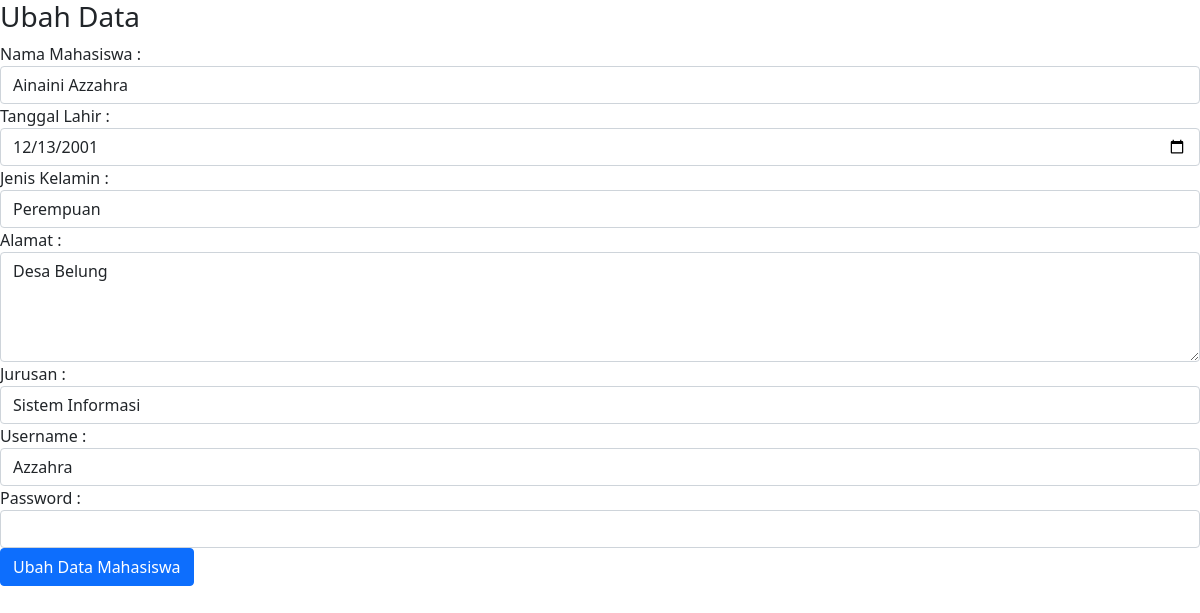
The app's page /ubah_mahasiswa.php with its own data.
### tables this page shows
CREATE TABLE `mahasiswa` (
  `id_mhs` int(11) NOT NULL,
  `nama` varchar(100) NOT NULL,
  `tanggal_lahir` date NOT NULL,
  `jenis_kelamin` enum('L','P') NOT NULL,
  `alamat` text NOT NULL,
  `username` varchar(255) DEFAULT NULL,
  `password` varchar(255) DEFAULT NULL,
  `id_jurusan` int(11) NOT NULL
);

### ubah_mahasiswa.php (the view, shortened to what this page needs)
<!DOCTYPE html>
<html>
<head>
	<link href="https://cdn.jsdelivr.net/npm/bootstrap@5.0.2/dist/css/bootstrap.min.css" rel="stylesheet">
</head>
<body>
    <?php
    include "koneksi.php";
    $qry_get_mahasiswa=mysqli_query($conn,"select * from mahasiswa");
    $dt_mahasiswa=mysqli_fetch_array($qry_get_mahasiswa);
    ?>
    <h3>Ubah Data</h3>
    <form action="proses_ubah_mahasiswa.php" method="post">
    	Nama Mahasiswa :
    	<input type="text" name="nama" value="<?=$dt_mahasiswa['nama']?>" class="form-control">
    	Tanggal Lahir :
    	<input type="date" name="tanggal_lahir" value="<?=$dt_mahasiswa['tanggal_lahir']?>" class="form-control">
    	Jenis Kelamin :
    	<?php
    	$arr_jk=array('L'=>'Laki-Laki','P'=>'Perempuan');
    	?>
    	<select name="jenis_kelamin" class="form-control">
    		<?php foreach ($arr_jk as $key_jk => $val_jk):
    		   if($key_jk==$dt_mahasiswa['jenis_kelamin']){
    		   	   $selek="selected";
    		   } else {
    		   	   $selek="";
    		   }
    		?>
    		   <option value="<?=$key_jk?>" <?=$selek?>><?=$val_jk?></option>
    		<?php endforeach ?>
    	</select>
    	Alamat :
    	<textarea name="alamat" class="form-control" rows="4"><?=$dt_mahasiswa['alamat']?></textarea>
    	Jurusan :
    	<select name="id_jurusan" class="form-control">
    		<?php
    		include "koneksi.php";
    		$qry_jurusan=mysqli_query($conn,"select * from jurusan");
    		while($data_jurusan=mysqli_fetch_array($qry_jurusan)){
    			if($data_jurusan['id_jurusan']==$dt_mahasiswa['id_jurusan']){
    				$selek="selected";
    			} else {
                    $selek="";
    			}
    	echo '<option value="'.$data_jurusan['id_jurusan'].'" '.$selek.'>'.$data_jurusan['nama_jurusan'].'</option>';
    		}
    		?>
    	</select>
    	Username :
    	<input type="text" name="username" value="<?=$dt_mahasiswa['username']?>" class="form-control">
    	Password :
    	<input type="Password" name="password" value="" class="form-control">
    	<input type="submit" name="simpan" value="Ubah Data Mahasiswa" class="btn btn-primary">
    </form>
</body>
</html>

### records on screen
mahasiswa: nama "Ainaini Azzahra", tanggal_lahir "12/13/2001", alamat "Desa Belung", username "Azzahra"

### other values on screen
form field jenis_kelamin "Perempuan"
form field id_jurusan "Sistem Informasi"
